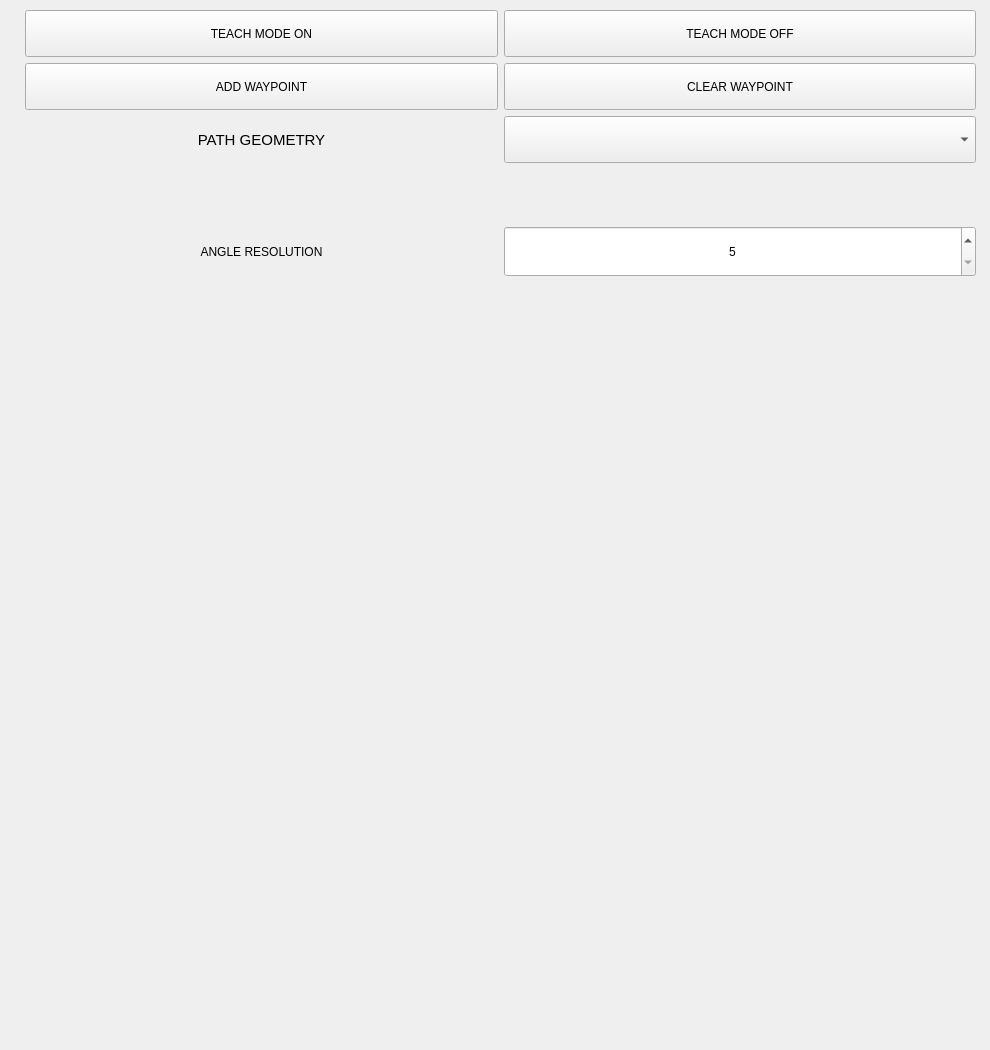
          <widget class="QWidget" name="teach_tab">
           <attribute name="title">
            <string>TEACH</string>
           </attribute>
           <widget class="QWidget" name="verticalLayoutWidget_11">
            <property name="geometry">
             <rect>
              <x>20</x>
              <y>10</y>
              <width>961</width>
              <height>1031</height>
             </rect>
            </property>
            <layout class="QVBoxLayout" name="verticalLayout_21" stretch="15,5,5,75">
             <property name="leftMargin">
              <number>5</number>
             </property>
             <property name="rightMargin">
              <number>5</number>
             </property>
             <item>
              <layout class="QGridLayout" name="gridLayout_3">
               <item row="2" column="1">
                <widget class="QPushButton" name="clearTeachWaypoints">
                 <property name="sizePolicy">
                  <sizepolicy hsizetype="Minimum" vsizetype="Preferred">
                   <horstretch>0</horstretch>
                   <verstretch>0</verstretch>
                  </sizepolicy>
                 </property>
                 <property name="text">
                  <string>CLEAR WAYPOINT</string>
                 </property>
                </widget>
               </item>
               <item row="0" column="0">
                <widget class="QPushButton" name="teachModeOn">
                 <property name="sizePolicy">
                  <sizepolicy hsizetype="Minimum" vsizetype="Preferred">
                   <horstretch>0</horstretch>
                   <verstretch>0</verstretch>
                  </sizepolicy>
                 </property>
                 <property name="text">
                  <string>TEACH MODE ON</string>
                 </property>
                 <property name="flat">
                  <bool>false</bool>
                 </property>
                </widget>
               </item>
               <item row="0" column="1">
                <widget class="QPushButton" name="teachModeOff">
                 <property name="sizePolicy">
                  <sizepolicy hsizetype="Minimum" vsizetype="Preferred">
                   <horstretch>0</horstretch>
                   <verstretch>0</verstretch>
                  </sizepolicy>
                 </property>
                 <property name="text">
                  <string>TEACH MODE OFF</string>
                 </property>
                </widget>
               </item>
               <item row="2" column="0">
                <widget class="QPushButton" name="addTeachWaypoint">
                 <property name="sizePolicy">
                  <sizepolicy hsizetype="Minimum" vsizetype="Preferred">
                   <horstretch>0</horstretch>
                   <verstretch>0</verstretch>
                  </sizepolicy>
                 </property>
                 <property name="text">
                  <string>ADD WAYPOINT</string>
                 </property>
                </widget>
               </item>
               <item row="3" column="0">
                <widget class="QLabel" name="label_103">
                 <property name="sizePolicy">
                  <sizepolicy hsizetype="Minimum" vsizetype="Preferred">
                   <horstretch>0</horstretch>
                   <verstretch>0</verstretch>
                  </sizepolicy>
                 </property>
                 <property name="font">
                  <font>
                   <pointsize>11</pointsize>
                  </font>
                 </property>
                 <property name="text">
                  <string>PATH GEOMETRY</string>
                 </property>
                 <property name="alignment">
                  <set>Qt::AlignCenter</set>
                 </property>
                </widget>
               </item>
               <item row="3" column="1">
                <widget class="QComboBox" name="geometryCB">
                 <property name="sizePolicy">
                  <sizepolicy hsizetype="Preferred" vsizetype="Preferred">
                   <horstretch>0</horstretch>
                   <verstretch>0</verstretch>
                  </sizepolicy>
                 </property>
                </widget>
               </item>
              </layout>
             </item>
             <item>
              <widget class="QLabel" name="teachModeLog">
               <property name="text">
                <string/>
               </property>
               <property name="alignment">
                <set>Qt::AlignCenter</set>
               </property>
              </widget>
             </item>
             <item>
              <layout class="QGridLayout" name="angResGL">
               <item row="0" column="0">
                <widget class="QLabel" name="label_104">
                 <property name="text">
                  <string>ANGLE RESOLUTION</string>
                 </property>
                 <property name="alignment">
                  <set>Qt::AlignCenter</set>
                 </property>
                </widget>
               </item>
               <item row="0" column="1">
                <widget class="QDoubleSpinBox" name="angleResDSB">
                 <property name="sizePolicy">
                  <sizepolicy hsizetype="Minimum" vsizetype="Preferred">
                   <horstretch>0</horstretch>
                   <verstretch>0</verstretch>
                  </sizepolicy>
                 </property>
                 <property name="alignment">
                  <set>Qt::AlignCenter</set>
                 </property>
                 <property name="decimals">
                  <number>0</number>
                 </property>
                 <property name="minimum">
                  <double>5.000000000000000</double>
                 </property>
                 <property name="maximum">
                  <double>360.000000000000000</double>
                 </property>
                 <property name="singleStep">
                  <double>5.000000000000000</double>
                 </property>
                </widget>
               </item>
              </layout>
             </item>
             <item>
              <spacer name="verticalSpacer_13">
               <property name="orientation">
                <enum>Qt::Vertical</enum>
               </property>
               <property name="sizeHint" stdset="0">
                <size>
                 <width>20</width>
                 <height>40</height>
                </size>
               </property>
              </spacer>
             </item>
            </layout>
           </widget>
          </widget>
